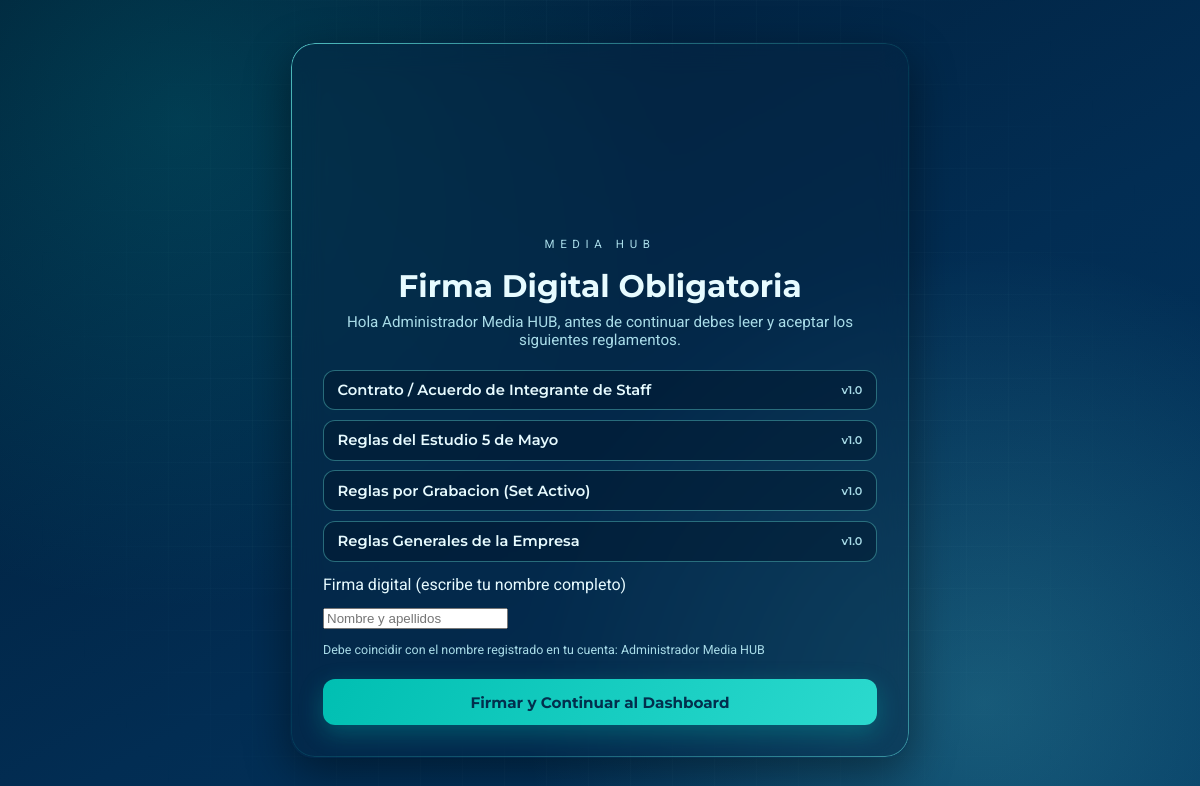
/legal/firma.php (signed in), run on the app's committed database.
### tables this page shows
CREATE TABLE IF NOT EXISTS `user_legal_signatures` (
  `id` INT(11) NOT NULL AUTO_INCREMENT,
  `user_id` INT(11) NOT NULL,
  `document_id` INT(11) NOT NULL,
  `signed` TINYINT(1) NOT NULL DEFAULT 0,
  `signed_at` DATETIME DEFAULT NULL,
  `ip_address` VARCHAR(45) DEFAULT NULL,
  PRIMARY KEY (`id`),
  UNIQUE KEY `user_document` (`user_id`,`document_id`),
  CONSTRAINT `fk_signature_user` FOREIGN KEY (`user_id`) REFERENCES `users` (`id`) ON DELETE CASCADE,
  CONSTRAINT `fk_signature_document` FOREIGN KEY (`document_id`) REFERENCES `legal_documents` (`id`) ON DELETE CASCADE
);

CREATE TABLE IF NOT EXISTS `legal_documents` (
  `id` INT(11) NOT NULL AUTO_INCREMENT,
  `code` VARCHAR(40) NOT NULL,
  `title` VARCHAR(150) NOT NULL,
  `content` TEXT NOT NULL,
  `version` VARCHAR(10) NOT NULL DEFAULT '1.0',
  `sort_order` INT(2) NOT NULL DEFAULT 0,
  `updated_at` TIMESTAMP NOT NULL DEFAULT CURRENT_TIMESTAMP ON UPDATE CURRENT_TIMESTAMP,
  PRIMARY KEY (`id`),
  UNIQUE KEY `code` (`code`)
);

### legal/firma.php (the view, shortened to what this page needs)
<?php
$pdo = Database::getInstance()->getConnection();
$userId = (int) $_SESSION['user_id'];
$stmt = $pdo->prepare(
    'SELECT d.id, d.code, d.title, d.content, d.version, s.signed
     FROM legal_documents d
     JOIN user_legal_signatures s ON s.document_id = d.id
     WHERE s.user_id = :user_id
     ORDER BY d.sort_order ASC'
);
$stmt->execute(['user_id' => $userId]);
$documents = $stmt->fetchAll();
$pendingDocuments = array_filter($documents, static fn ($doc) => (int) $doc['signed'] === 0);
?>
<!DOCTYPE html>
<html lang="es">
<head>
    <link rel="stylesheet" href="../assets/css/main.css">
    <link rel="stylesheet" href="../assets/css/legal.css">
</head>
<body>
    <main class="viewport legal-viewport" aria-labelledby="legal-title">
        <section class="login-shell legal-shell" role="region" aria-label="Firma digital de reglamentos">
            <div class="brand-block">
                <div class="brand-mark" aria-hidden="true">
                    <img src="../assets/img/logo.png" alt="Isotipo Media HUB" loading="eager" decoding="async">
                </div>
                <p class="brand-label">MEDIA HUB</p>
            </div>
            <header class="panel-header">
                <h1 id="legal-title">Firma Digital Obligatoria</h1>
                <p>Hola <?php echo htmlspecialchars((string) $_SESSION['full_name'], ENT_QUOTES, 'UTF-8'); ?>, antes de continuar debes leer y aceptar los siguientes reglamentos.</p>
            </header>
            <form class="legal-form" method="post" action="firma.php" novalidate>
                <div class="legal-doc-list">
                    <?php foreach ($pendingDocuments as $doc): ?>
                        <details class="legal-doc">
                            <summary>
                                <?php echo htmlspecialchars($doc['title'], ENT_QUOTES, 'UTF-8'); ?>
                                <span class="legal-doc-version">v<?php echo htmlspecialchars($doc['version'], ENT_QUOTES, 'UTF-8'); ?></span>
                            </summary>
                        </details>
                    <?php endforeach; ?>
                </div>
                <label for="signature_name">Firma digital (escribe tu nombre completo)</label>
                <div class="field-wrap">
                    <input type="text" id="signature_name" name="signature_name" autocomplete="name" placeholder="Nombre y apellidos" required>
                </div>
                <small class="field-message">Debe coincidir con el nombre registrado en tu cuenta: <?php echo htmlspecialchars((string) $_SESSION['full_name'], ENT_QUOTES, 'UTF-8'); ?></small>
                <button type="submit">Firmar y Continuar al Dashboard</button>
            </form>
        </section>
    </main>
</body>
</html>

### assets/css/main.css (style rules this page uses)
* { box-sizing: border-box; }
html, body { margin: 0; min-height: 100%; }
body { background: radial-gradient(circle at 15% 15%, rgba(0, 191, 178, 0.18), transparent 40%), radial-gradient(circle at 82% 88%, rgba(111, 250, 240, 0.2), transparent 38%), linear-gradient(150deg, #011c35, var(--deep-sea-blue) 56%, #01355f); color: var(--text-main); font-family: "Roboto", sans-serif; }
.viewport { min-height: 100vh; display: grid; place-items: center; padding: 1.5rem; position: relative; overflow: hidden; }
.viewport::before { content: ""; position: absolute; inset: 0; background-image: linear-gradient(rgba(169, 220, 232, 0.05) 1px, transparent 1px), linear-gradient(90deg, rgba(169, 220, 232, 0.05) 1px, transparent 1px); background-size: 42px 42px; mask-image: radial-gradient(circle at center, black 25%, transparent 82%); }
.login-shell { width: min(460px, 100%); padding: 2rem; border-radius: 24px; background: var(--panel-bg); backdrop-filter: blur(15px); -webkit-backdrop-filter: blur(15px); border: 1px solid transparent; position: relative; box-shadow: 0 14px 45px rgba(0, 0, 0, 0.42); animation: rise 0.7s ease both; }
.login-shell::before { content: ""; position: absolute; inset: 0; border-radius: inherit; padding: 1px; background: linear-gradient(135deg, rgba(111, 250, 240, 0.7), rgba(0, 191, 178, 0.1), rgba(111, 250, 240, 0.45)); -webkit-mask: linear-gradient(#000 0 0) content-box, linear-gradient(#000 0 0); -webkit-mask-composite: xor; mask-composite: exclude; pointer-events: none; }
.brand-block { display: grid; justify-items: center; gap: 0.35rem; }
.brand-mark { width: 100%; max-width: 180px; filter: drop-shadow(0 0 14px rgba(0, 191, 178, 0.48)); display: grid; place-items: center; }
.brand-mark img { width: 100%; display: block; height: auto; }
.brand-label { margin: 0; letter-spacing: 0.35rem; font-size: 0.72rem; color: var(--text-soft); }
.panel-header { margin: 1rem 0 1.3rem; text-align: center; }
.panel-header h1 { margin: 0; font-family: "Montserrat", sans-serif; font-size: clamp(1.5rem, 2.6vw, 1.95rem); font-weight: 700; }
.panel-header p { margin: 0.5rem 0 0; color: var(--text-soft); font-size: 0.95rem; }
.field-wrap { position: relative; }
.field-message { min-height: 1rem; margin: 0; font-size: 0.78rem; color: var(--text-soft); }
button[type="submit"] { margin-top: 0.45rem; border: none; border-radius: 12px; padding: 0.85rem 1rem; color: #022f4d; font-family: "Montserrat", sans-serif; font-weight: 700; font-size: 0.95rem; cursor: pointer; background: linear-gradient(120deg, var(--pacific-turquoise) 0%, #33ded3 55%, var(--pacific-turquoise) 100%); background-size: 220% 100%; transition: transform 180ms ease, box-shadow 180ms ease, background-position 450ms ease; box-shadow: 0 8px 24px rgba(0, 191, 178, 0.3); }

### assets/css/legal.css (style rules this page uses)
.legal-shell { width: min(620px, 100%); max-height: 92vh; overflow-y: auto; }
.legal-form { display: grid; gap: 0.85rem; margin-top: 0.5rem; }
.legal-doc-list { display: grid; gap: 0.6rem; }
.legal-doc { border: 1px solid var(--border-soft); border-radius: 12px; background: var(--field-bg); padding: 0.65rem 0.85rem; }
.legal-doc summary { cursor: pointer; font-family: "Montserrat", sans-serif; font-weight: 600; font-size: 0.92rem; color: var(--text-main); display: flex; justify-content: space-between; align-items: center; gap: 0.5rem; list-style: none; }
.legal-doc-version { font-size: 0.7rem; color: var(--text-soft); white-space: nowrap; }

### data on the page
user_legal_signatures: document.title "Contrato / Acuerdo de Integrante de Staff", document.version "1.0"
user_legal_signatures: document.title "Reglas del Estudio 5 de Mayo", document.version "1.0"
user_legal_signatures: document.title "Reglas por Grabacion (Set Activo)", document.version "1.0"
user_legal_signatures: document.title "Reglas Generales de la Empresa", document.version "1.0"

### other printed values
$_SESSION['full_name'] "Administrador Media HUB"
